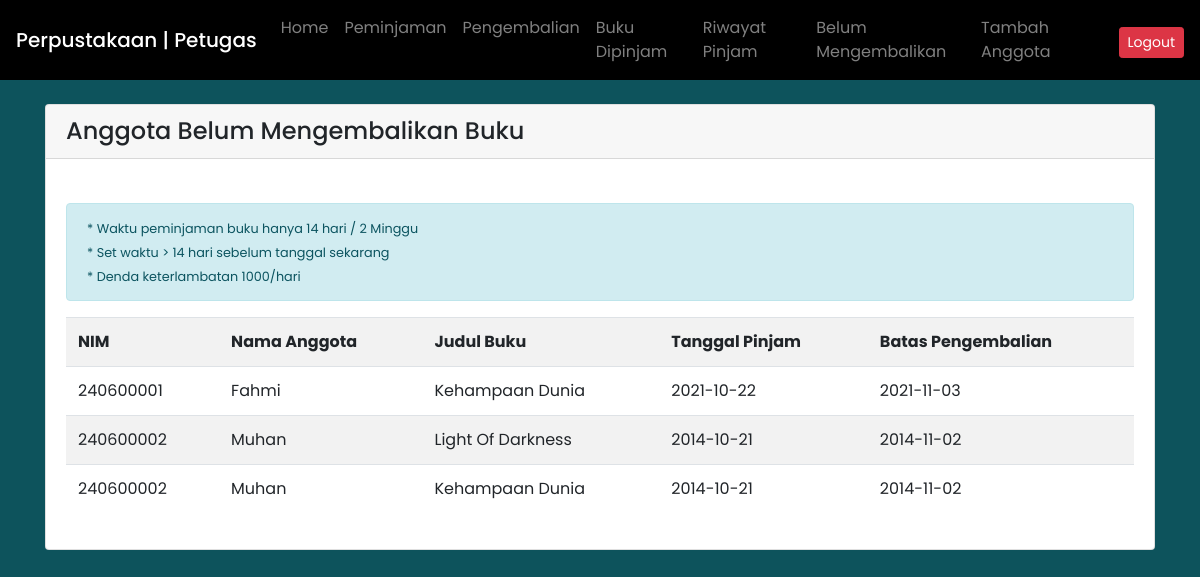
The app's page /belum_kembali.php with its own data.
### tables this page shows
CREATE TABLE `peminjaman` (
  `idtransaksi` int(5) NOT NULL,
  `nim` int(14) NOT NULL,
  `tgl_pinjam` date NOT NULL,
  `total_denda` int(10) NOT NULL,
  `idpetugas` int(5) NOT NULL
);

CREATE TABLE `anggota` (
  `nim` int(14) NOT NULL,
  `nama` varchar(30) NOT NULL,
  `password` varchar(255) NOT NULL,
  `alamat` varchar(50) NOT NULL,
  `kota` varchar(30) NOT NULL,
  `email` varchar(30) NOT NULL,
  `no_telp` varchar(15) NOT NULL
);

CREATE TABLE `buku` (
  `idbuku` int(5) NOT NULL,
  `isbn` varchar(13) NOT NULL,
  `judul` varchar(30) NOT NULL,
  `idkategori` int(5) NOT NULL,
  `pengarang` varchar(30) NOT NULL,
  `penerbit` varchar(30) NOT NULL,
  `kota_terbit` varchar(30) NOT NULL,
  `editor` varchar(30) NOT NULL,
  `file_gambar` varchar(255) DEFAULT NULL,
  `tgl_insert` date NOT NULL,
  `tgl_update` date NOT NULL,
  `stok` int(5) NOT NULL,
  `stok_tersedia` int(5) NOT NULL
);

### belum_kembali.php (the view, shortened to what this page needs)
<?php include('header3.php'); ?>
<br>
<div class="card">
  <div class="card-header h4">
    Anggota Belum Mengembalikan Buku
  </div>
  <div class="card-body">
    <br>
    <div class="alert alert-info">
      <small>
        * Waktu peminjaman buku hanya 14 hari / 2 Minggu<br />
        * Set waktu > 14 hari sebelum tanggal sekarang<br />
        * Denda keterlambatan 1000/hari<br />
      </small>
    </div>
    <table class="table table-striped">
      <tr>
        <th>NIM</th>
        <th>Nama Anggota</th>
        <th>Judul Buku</th>
        <th>Tanggal Pinjam</th>
        <th>Batas Pengembalian</th>
      </tr>
      <?php
      require_once('db_login.php');
      $query = "SELECT anggota.nim, anggota.nama, buku.judul, peminjaman.tgl_pinjam ,date_add(tgl_pinjam,INTERVAL 12 day)  as bataswaktu,total_denda
                  FROM peminjaman JOIN anggota ON peminjaman.nim = anggota.nim
                  JOIN detail_transaksi ON peminjaman.idtransaksi=detail_transaksi.idtransaksi
                  JOIN buku ON detail_transaksi.idbuku=buku.idbuku
                  WHERE detail_transaksi.tgl_kembali IS NULL
                  ORDER BY anggota.nim;";
      $result = $db->query($query);
      while ($row = $result->fetch_object()) {
        echo '<tr>';
        echo '<td>' . $row->nim . '</td>';
        echo '<td>' . $row->nama . '</td>';
        echo '<td>' . $row->judul . '</td>';
        echo '<td>' . $row->tgl_pinjam . '</td>';
        echo '<td>' . $row->bataswaktu . '</td>';
        echo '</tr>';
      }
      echo '</table>';
      ?>
  </div>
</div>
</div>

### style2.css (style rules this page uses)
body { font-family: "Poppins", sans-serif; background-color: rgba(10, 81, 90, 0.986); }

### records on screen
peminjaman: nim.nim "240600001", nim.nama "Fahmi", buku.judul "Kehampaan Dunia", tgl_pinjam "2021-10-22", bataswaktu "2021-11-03"
peminjaman: nim.nim "240600002", nim.nama "Muhan", buku.judul "Light Of Darkness", tgl_pinjam "2014-10-21", bataswaktu "2014-11-02", buku.judul "Kehampaan Dunia"
